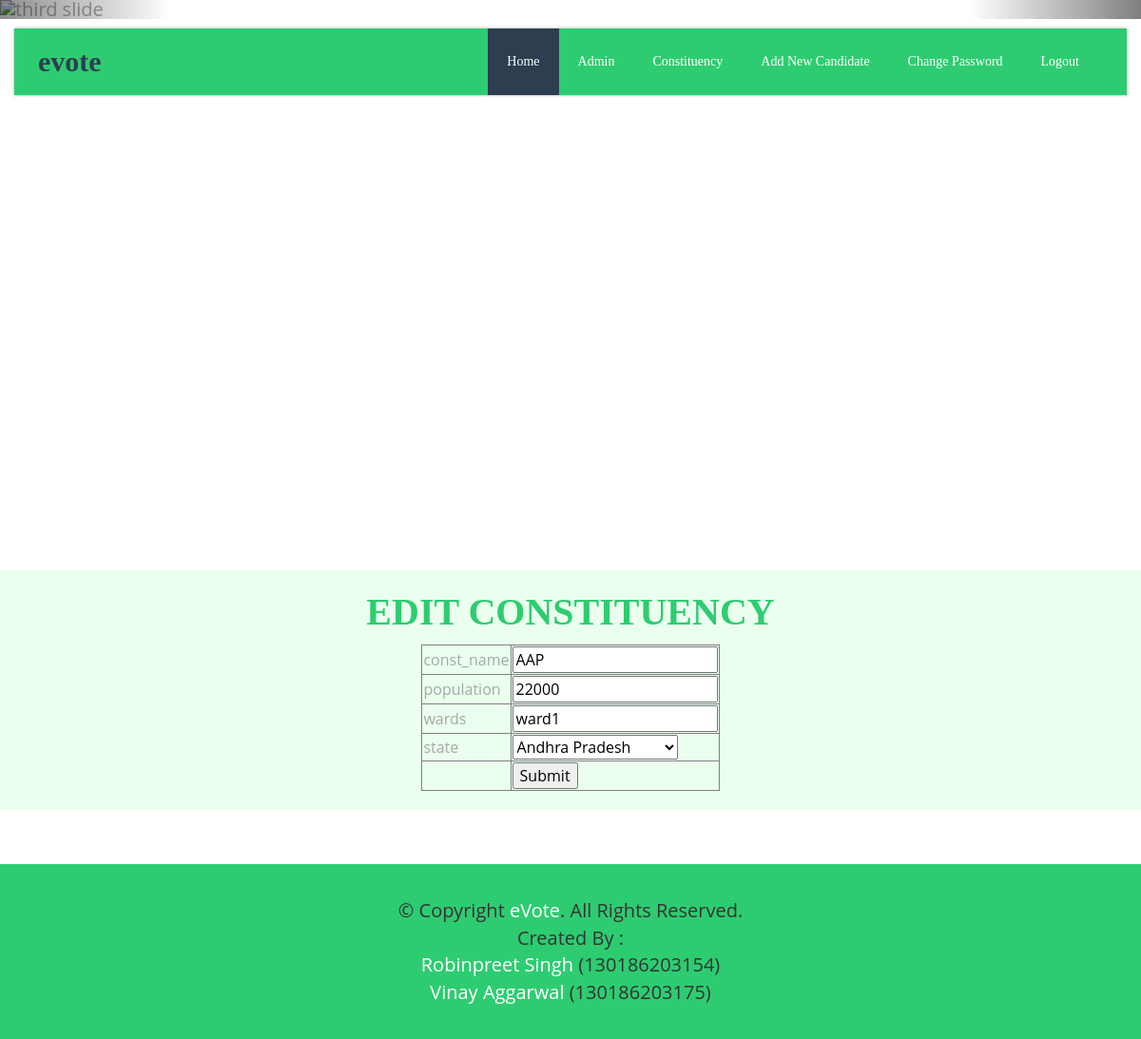
The page /edit_constituency.php?q=1239 (signed in) on the database its author committed.
### tables this page shows
CREATE TABLE IF NOT EXISTS `constituency` (
  `const_id` int(10) NOT NULL,
  `const_name` varchar(150) NOT NULL,
  `population` int(10) NOT NULL,
  `wards` varchar(200) NOT NULL,
  `state` varchar(150) NOT NULL
);

### edit_constituency.php (the view, shortened to what this page needs)
<?php
    include_once("connection.php");
    $const_id = $_REQUEST["q"];
    $query="select * from constituency WHERE const_id=$const_id";
    $result=mysqli_query($conn,$query);
    $row = mysqli_fetch_array($result);
    $const_name=$row[1];
    $population=$row[2];
    $wards=$row[3];
    $state=$row[4];
?>
<body>
<?php include "admin_header.php" ?>
<section class="main__middle__container homepage">
    <section class="main__middle__container">
        <div class="container">
            <h1 align="center">EDIT CONSTITUENCY</h1>
<form action="update_constituency.php" method="post">
       <table border="1" align="center">
           <tr>
               <td>const_name</td>
               <td><input type="text" name="tbconst_name" value="<?php echo $const_name ?>" required></td>
           </tr>
           <tr>
               <td>population</td>
               <td><input type="number" name="tbpopulation" value="<?php echo $population ?>" required></td>
           </tr>
           <tr>
               <td>wards</td>
               <td><input type="text" name="tbwards" value="<?php echo $wards ?>" required></td>
           </tr>
           <tr>
               <td>state</td>
               <td>
                   <select name="tbstate" required>
                       <?php
                       $arr=array("Andhra Pradesh","Arunachal Pradesh","Assam","Bihar","Chhattisgarh","Goa","Gujarat","Haryana","Himachal Pradesh","Jammu and Kashmir","Jharkhand","Karnataka","Kerala","Madhya Pradesh","Maharashtra","Manipur","Meghalaya","Mizoram","Nagaland","Orissa","Punjab","Rajasthan","Sikkim","Tamil Nadu","Tripura","Uttaranchal","Uttar Pradesh","West Bengal");
                       for($i=0;$i<count($arr);$i++)
                       {
                            if($state == $arr[$i])
                            {
                                ?>
                                <option value="<?php echo $arr[$i] ?>" selected><?php echo $arr[$i] ?></option>
                                <?php
                            }
                           else
                           {
                               ?>
                               <option value="<?php echo $arr[$i] ?>"><?php echo $arr[$i] ?></option>
                               <?php
                           }
                           ?>
                       <?php
                       }
                       ?>
                   </select> </td>
           </tr>
           <tr>
               <td>
               </td>
               <td><input type="submit" value="Submit"></td>
           </tr>
    </table>
</form>
    </div>
        </section>
    </section>
</body>

### css/style.css (style rules this page uses)
body { font-family: "Open Sans", Calibri, sans-serif; color: #a6a8a8; font-size: 20px; overflow-x: hidden !important; }
h1, h2, h3, h4, h5, .btn, p.big-paragraph, .btn, .carousel-caption, .recent-posts .col-md-9 .text p small, .navbar-default .navbar-brand, .orange { font-family: 'Podkova', serif; font-weight: bold; color:#2ecc71; }
h1 { font-size: 40px; line-height: 48px; font-weight: bold; color:#2ecc71; }
.main__middle__container { width: 100%; background-color: rgba(95, 255, 116, 0.13); }
.homepage { position: relative; margin-top: 50%; z-index: 111; background: #fff; }
.copyright { background-color: #2ecc71; color: #333; position: relative; z-index: 200; margin: 0; padding: 35px 0; }

### rows shown on the page
constituency: tbconst_name "AAP", tbpopulation "22000", tbwards "ward1", tbstate "Andhra Pradesh"
